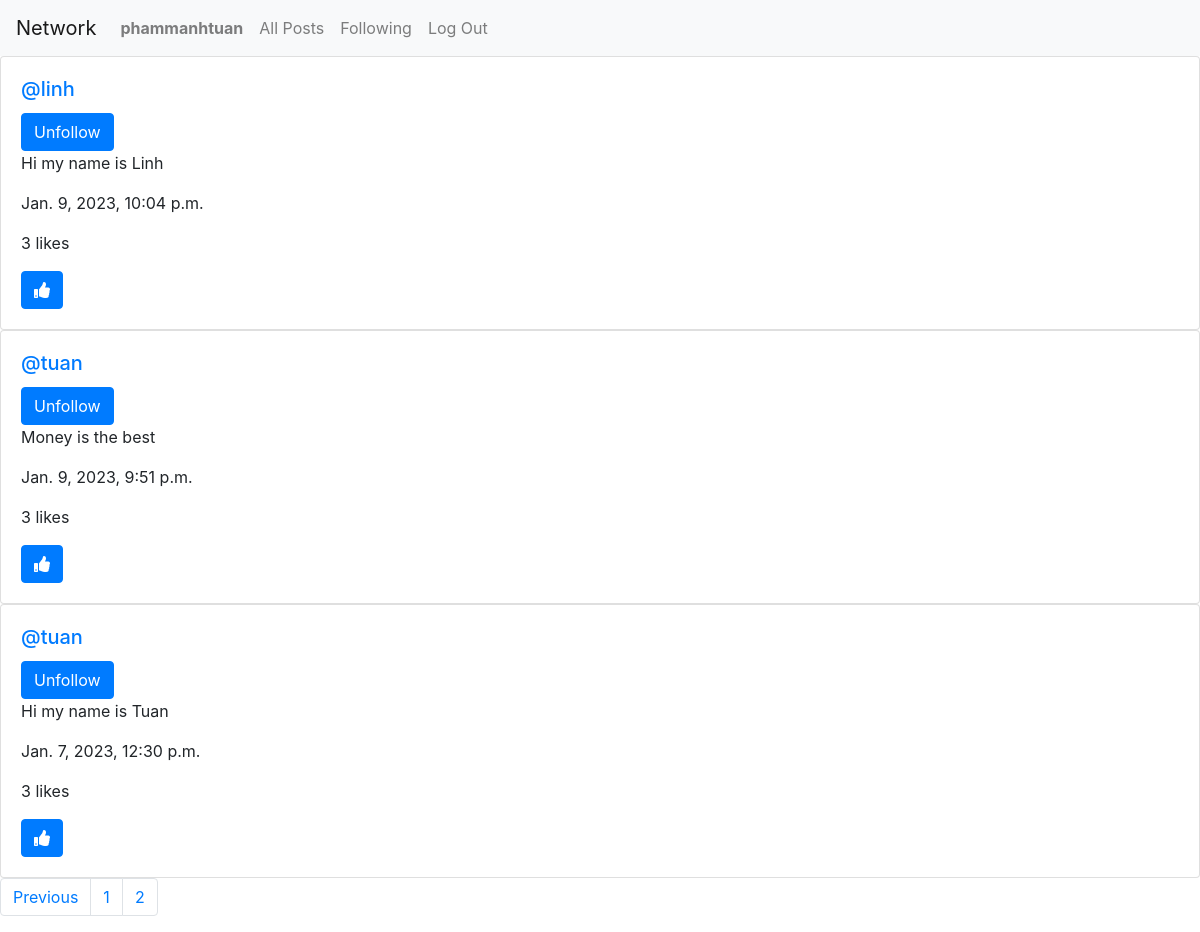
The app's page /following?page=2 (signed in) with its own data.
### network/models.py (models this page shows, shortened)
class User(AbstractUser):
    pass

class Post(models.Model):
    owner = models.ForeignKey(User, on_delete = models.CASCADE, blank=True, null=True, related_name="owner")
    content = models.CharField(max_length=3000)
    timestamp = models.DateTimeField(auto_now_add=True)
    likes = models.ManyToManyField(User, blank=True, null=True, related_name="user_like")
    def likes_count(self):
        return self.likes.count()

### network/views.py (the view)
# urls.py: path("following", views.following, name="following"),
def following(request):
    current_user = request.user
    follower_relationships = Follower.objects.filter(followers=current_user)
    list_following_of_owner = []
    for follower in follower_relationships:
        list_following_of_owner.append(follower.being_followered)
    posts = Post.objects.filter(owner__in=list_following_of_owner).order_by("id").reverse()
    list_posts_current_user_liked = []
    for post in posts:
        if post.likes.filter(id=current_user.id).exists():
            list_posts_current_user_liked.append(post.id)
    paginator = Paginator(posts, 4) # Show 10 posts per page.
    page_number = request.GET.get('page')
    posts_of_the_page = paginator.get_page(page_number)
    return render(request, "network/following.html", {
        "posts_of_the_page": posts_of_the_page,
        "list_posts_current_user_liked": list_posts_current_user_liked,
        "current_user": current_user,
        "list_following_of_owner": list_following_of_owner
    })

### network/templates/network/following.html (shortened to what this page needs)
{% extends "network/layout.html" %}
{% load static %}
{% block body %}
<div id="all_posts">
    {% for post in posts_of_the_page %}
    <div class="card">
        <div class="card-body">
            <h5 class="card-title"><a href="{% url 'profile' post.owner.id %}">@{{post.owner.username}}</a></h5>
            <form action="{% url 'unfollow'%}" method="post">
                <input class="btn btn-primary" type="submit" value="Unfollow">
            </form>
            <p class="card-text" id="content_{{post.id}}">{{post.content}}</p>
            <p class="card-text">{{post.timestamp}} </p>
            <p class="card-text" id="number_of_likes">{{post.likes_count}} likes</p>
            {% if post.id not in list_posts_current_user_liked %}
                <button id="like_button" class="btn btn-primary" onclick="like_submit_handler({{post.id}}, {{post.likes_count}})"><i class="fas fa-thumbs-up"></i></button>
            {% else %}
                <button id="unlike_button" class="btn btn-primary" onclick="unlike_submit_handler({{post.id}}, {{post.likes_count}})"><i class="fas fa-thumbs-down"></i></button>
            {% endif %}
        </div>
    </div>
    {% endfor %}
</div>
<nav aria-label="Page navigation example">
    <ul class="pagination">
        {% if posts_of_the_page.has_previous %}
            <li class="page-item"><a class="page-link" href="?page={{ posts_of_the_page.previous_page_number }}">Previous</a></li>
            <li class="page-item"><a class="page-link" href="?page={{ posts_of_the_page.previous_page_number }}">{{ posts_of_the_page.previous_page_number }}</a></li>
        {% endif %}
        <li class="page-item"><a class="page-link" href="?page={{ posts_of_the_page }}">{{ posts_of_the_page.number }}</a></li>
    </ul>
</nav>
{% endblock %}

### network/templates/network/layout.html (shortened to what this page needs)
{% load static %}
<!DOCTYPE html>
<html lang="en">
    <head>
        <link rel="stylesheet" href="https://stackpath.bootstrapcdn.com/bootstrap/4.4.1/css/bootstrap.min.css">
        <link href="{% static 'network/styles.css' %}" rel="stylesheet">
        <link rel="stylesheet" href="https://use.fontawesome.com/releases/v5.13.0/css/all.css">
    </head>
    </head>
    <body>
        <nav class="navbar navbar-expand-lg navbar-light bg-light">
            <a class="navbar-brand" href="#">Network</a>
            <div>
              <ul class="navbar-nav mr-auto">
                {% if user.is_authenticated %}
                    <li class="nav-item">
                        <a class="nav-link" href="{% url 'profile' user.id %}"><strong>{{ user.username }}</strong></a>
                    </li>
                {% endif %}
                <li class="nav-item">
                  <a class="nav-link" href="{% url 'index' %}">All Posts</a>
                </li>
                {% if user.is_authenticated %}
                    <li class="nav-item">
                        <a class="nav-link" href="{% url 'following' %}">Following</a>
                    </li>
                    <li class="nav-item">
                        <a class="nav-link" href="{% url 'logout' %}">Log Out</a>
                    </li>
                {% endif %}
              </ul>
            </div>
          </nav>
        <div class="body">
            {% block body %}
            {% endblock %}
        </div>
    </body>
</html>

### records on screen
User: username "phammanhtuan"
Post: owner.username "linh", content "Hi my name is Linh", timestamp "Jan. 9, 2023, 10:04 p.m.", likes_count "3"
Post: owner.username "tuan", content "Money is the best", timestamp "Jan. 9, 2023, 9:51 p.m.", likes_count "3"
Post: owner.username "tuan", content "Hi my name is Tuan", timestamp "Jan. 7, 2023, 12:30 p.m.", likes_count "3"

### other values on screen
{{ posts_of_the_page.previous_page_number }} "1"
{{ posts_of_the_page.number }} "2"
